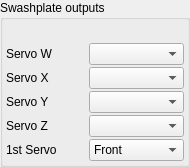
            <widget class="QGroupBox" name="SwashplateBox">
             <property name="sizePolicy">
              <sizepolicy hsizetype="Maximum" vsizetype="Maximum">
               <horstretch>0</horstretch>
               <verstretch>0</verstretch>
              </sizepolicy>
             </property>
             <property name="maximumSize">
              <size>
               <width>190</width>
               <height>16777215</height>
              </size>
             </property>
             <property name="title">
              <string>Swashplate outputs</string>
             </property>
             <layout class="QGridLayout" name="gridLayout_19">
              <property name="horizontalSpacing">
               <number>3</number>
              </property>
              <property name="verticalSpacing">
               <number>2</number>
              </property>
              <property name="margin">
               <number>3</number>
              </property>
              <item row="1" column="0">
               <widget class="QLabel" name="ccpmServoWLabel">
                <property name="enabled">
                 <bool>true</bool>
                </property>
                <property name="sizePolicy">
                 <sizepolicy hsizetype="Fixed" vsizetype="Preferred">
                  <horstretch>1</horstretch>
                  <verstretch>1</verstretch>
                 </sizepolicy>
                </property>
                <property name="minimumSize">
                 <size>
                  <width>80</width>
                  <height>0</height>
                 </size>
                </property>
                <property name="maximumSize">
                 <size>
                  <width>80</width>
                  <height>16777215</height>
                 </size>
                </property>
                <property name="text">
                 <string>Servo W</string>
                </property>
               </widget>
              </item>
              <item row="1" column="1">
               <widget class="QComboBox" name="ccpmServoWChannel">
                <property name="enabled">
                 <bool>true</bool>
                </property>
                <property name="sizePolicy">
                 <sizepolicy hsizetype="MinimumExpanding" vsizetype="Fixed">
                  <horstretch>0</horstretch>
                  <verstretch>0</verstretch>
                 </sizepolicy>
                </property>
                <property name="minimumSize">
                 <size>
                  <width>85</width>
                  <height>0</height>
                 </size>
                </property>
                <property name="maximumSize">
                 <size>
                  <width>100</width>
                  <height>16777215</height>
                 </size>
                </property>
               </widget>
              </item>
              <item row="2" column="1">
               <widget class="QComboBox" name="ccpmServoXChannel">
                <property name="sizePolicy">
                 <sizepolicy hsizetype="Fixed" vsizetype="Fixed">
                  <horstretch>0</horstretch>
                  <verstretch>0</verstretch>
                 </sizepolicy>
                </property>
                <property name="minimumSize">
                 <size>
                  <width>85</width>
                  <height>0</height>
                 </size>
                </property>
                <property name="maximumSize">
                 <size>
                  <width>100</width>
                  <height>16777215</height>
                 </size>
                </property>
               </widget>
              </item>
              <item row="4" column="1">
               <widget class="QComboBox" name="ccpmServoYChannel">
                <property name="enabled">
                 <bool>true</bool>
                </property>
                <property name="sizePolicy">
                 <sizepolicy hsizetype="MinimumExpanding" vsizetype="Fixed">
                  <horstretch>0</horstretch>
                  <verstretch>0</verstretch>
                 </sizepolicy>
                </property>
                <property name="minimumSize">
                 <size>
                  <width>85</width>
                  <height>0</height>
                 </size>
                </property>
                <property name="maximumSize">
                 <size>
                  <width>100</width>
                  <height>16777215</height>
                 </size>
                </property>
               </widget>
              </item>
              <item row="2" column="0">
               <widget class="QLabel" name="ccpmServoXLabel">
                <property name="sizePolicy">
                 <sizepolicy hsizetype="Fixed" vsizetype="Preferred">
                  <horstretch>1</horstretch>
                  <verstretch>1</verstretch>
                 </sizepolicy>
                </property>
                <property name="minimumSize">
                 <size>
                  <width>80</width>
                  <height>0</height>
                 </size>
                </property>
                <property name="maximumSize">
                 <size>
                  <width>80</width>
                  <height>16777215</height>
                 </size>
                </property>
                <property name="text">
                 <string>Servo X</string>
                </property>
               </widget>
              </item>
              <item row="6" column="1">
               <widget class="QComboBox" name="ccpmSingleServo">
                <property name="sizePolicy">
                 <sizepolicy hsizetype="MinimumExpanding" vsizetype="Fixed">
                  <horstretch>0</horstretch>
                  <verstretch>0</verstretch>
                 </sizepolicy>
                </property>
                <property name="minimumSize">
                 <size>
                  <width>85</width>
                  <height>0</height>
                 </size>
                </property>
                <property name="maximumSize">
                 <size>
                  <width>100</width>
                  <height>16777215</height>
                 </size>
                </property>
                <item>
                 <property name="text">
                  <string>Front</string>
                 </property>
                </item>
                <item>
                 <property name="text">
                  <string>Right</string>
                 </property>
                </item>
                <item>
                 <property name="text">
                  <string>Rear</string>
                 </property>
                </item>
                <item>
                 <property name="text">
                  <string>Left</string>
                 </property>
                </item>
               </widget>
              </item>
              <item row="6" column="0">
               <widget class="QLabel" name="ccpmServoZLabel_3">
                <property name="sizePolicy">
                 <sizepolicy hsizetype="Fixed" vsizetype="Preferred">
                  <horstretch>1</horstretch>
                  <verstretch>1</verstretch>
                 </sizepolicy>
                </property>
                <property name="minimumSize">
                 <size>
                  <width>80</width>
                  <height>0</height>
                 </size>
                </property>
                <property name="maximumSize">
                 <size>
                  <width>80</width>
                  <height>16777215</height>
                 </size>
                </property>
                <property name="text">
                 <string>1st Servo</string>
                </property>
               </widget>
              </item>
              <item row="5" column="1">
               <widget class="QComboBox" name="ccpmServoZChannel">
                <property name="sizePolicy">
                 <sizepolicy hsizetype="Fixed" vsizetype="Fixed">
                  <horstretch>0</horstretch>
                  <verstretch>0</verstretch>
                 </sizepolicy>
                </property>
                <property name="minimumSize">
                 <size>
                  <width>85</width>
                  <height>0</height>
                 </size>
                </property>
                <property name="maximumSize">
                 <size>
                  <width>100</width>
                  <height>16777215</height>
                 </size>
                </property>
               </widget>
              </item>
              <item row="5" column="0">
               <widget class="QLabel" name="ccpmServoZLabel">
                <property name="sizePolicy">
                 <sizepolicy hsizetype="Fixed" vsizetype="Preferred">
                  <horstretch>1</horstretch>
                  <verstretch>1</verstretch>
                 </sizepolicy>
                </property>
                <property name="minimumSize">
                 <size>
                  <width>80</width>
                  <height>0</height>
                 </size>
                </property>
                <property name="maximumSize">
                 <size>
                  <width>80</width>
                  <height>16777215</height>
                 </size>
                </property>
                <property name="text">
                 <string>Servo Z</string>
                </property>
               </widget>
              </item>
              <item row="4" column="0">
               <widget class="QLabel" name="ccpmServoYLabel">
                <property name="enabled">
                 <bool>true</bool>
                </property>
                <property name="sizePolicy">
                 <sizepolicy hsizetype="Fixed" vsizetype="Preferred">
                  <horstretch>1</horstretch>
                  <verstretch>1</verstretch>
                 </sizepolicy>
                </property>
                <property name="minimumSize">
                 <size>
                  <width>80</width>
                  <height>0</height>
                 </size>
                </property>
                <property name="maximumSize">
                 <size>
                  <width>80</width>
                  <height>16777215</height>
                 </size>
                </property>
                <property name="text">
                 <string>Servo Y</string>
                </property>
               </widget>
              </item>
              <item row="0" column="0">
               <spacer name="verticalSpacer_6">
                <property name="orientation">
                 <enum>Qt::Vertical</enum>
                </property>
                <property name="sizeType">
                 <enum>QSizePolicy::Fixed</enum>
                </property>
                <property name="sizeHint" stdset="0">
                 <size>
                  <width>20</width>
                  <height>20</height>
                 </size>
                </property>
               </spacer>
              </item>
             </layout>
            </widget>
